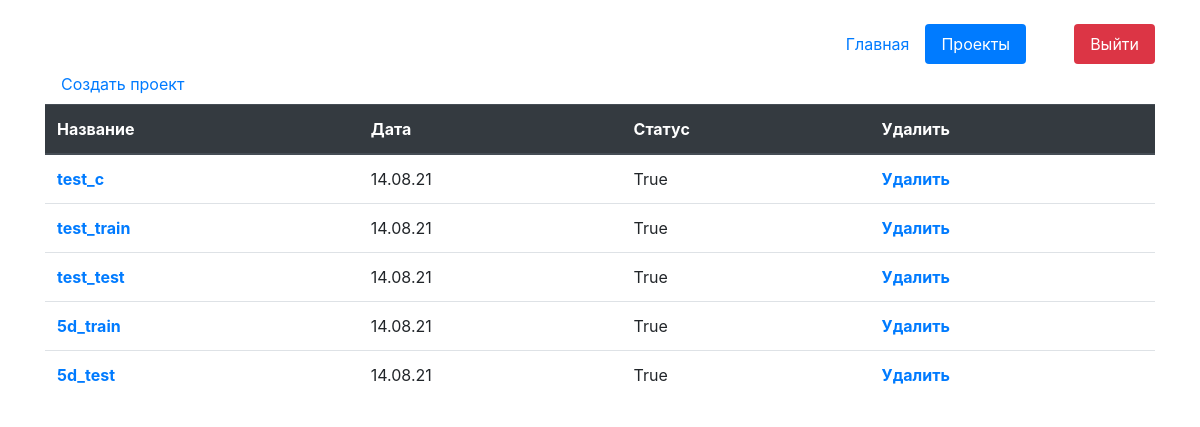
Before: /projects (signed in) with the older database file.
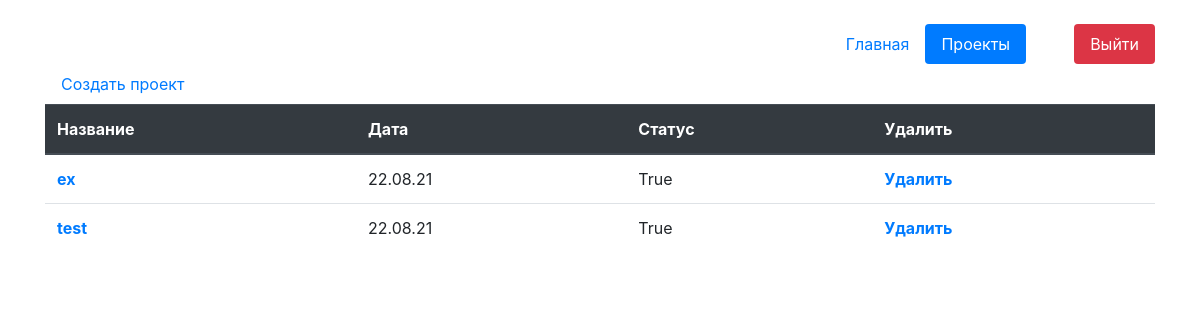
After: the same page with the newer database file.
### f_clustering/models.py (models this page shows)
class Projects(models.Model):
	author = models.ForeignKey(User, on_delete = models.CASCADE, verbose_name='Автор', blank=True, null=True)
	date = models.DateTimeField(auto_now_add=True)
	name = models.CharField(max_length=200, verbose_name='Название')
	stage = models.IntegerField(default=0)
	status = models.BooleanField(verbose_name='Готово', default=False)
	attach = models.FileField(storage=FileSystemStorage(location='df'))
	settings = models.FileField(storage=FileSystemStorage(location='settings'))
	pca = models.FileField(storage=FileSystemStorage(location='pcas'))
	comments = models.TextField()

### f_clustering/views.py (the view)
# urls.py: path('projects', views.SpeechProjectsView.as_view(), name='projects'),
class SpeechProjectsView(ListView):
	model = Projects
	template_name = 'projects.html'
	def get_context_data(self, **kwargs):
		kwargs['data'] = Projects.objects.filter(author = self.request.user).order_by('-date')
		return super().get_context_data(**kwargs)

### f_clustering/templates/projects.html (shortened to what this page needs)
{% extends 'main.html' %}
  {% block content %}
  	<div class="container">
      {% url 'add_projects' as url_add_projects %}
      <a class="nav-link" href="{{url_add_projects}}">Создать проект</a>
      <table class="table">
        <thead class="thead-dark">
          <tr>
            <th scope="col">Название</th>
            <th scope="col">Дата</th>
            <th scope="col">Статус</th>
            <th scope="col">Удалить</th>
          </tr>
        </thead>
        <tbody>
          {% for i in data %}
            <tr>
              {% if i.status %}
                <th scope="row"><a href="{% url 'start_project' i.id %}">{{i.name}}</a></td>
              {% else %}
                <th scope="row"><p>{{i.name}}</p></td>
              {% endif %}
              <td>{{i.date|date:'d.m.y'}}</td>
              <td>{{i.status}}</td>
              <th scope="row"><a href="{% url 'delete_project' i.id %}">Удалить</a></td>
            </tr>
          {% endfor %}
      </table>
  	</div>
  {% endblock %}

### f_clustering/templates/main.html (shortened to what this page needs)
<!doctype html>
<html lang="en">
  <head>
    <link rel="stylesheet" href="https://stackpath.bootstrapcdn.com/bootstrap/4.5.2/css/bootstrap.min.css">
  </head>
  <body>
    <div class="container mt-4">
      <ul class="nav nav-pills justify-content-end">
        <li class="nav-item">
          {% url 'block' 1 as url_block %}
          <a class="nav-link {% if url_block == request.path %} active {% endif %}" href="{{url_block}}">Главная</a>
        </li>
        {% if request.user.is_authenticated %}
          <li class="nav-item">
            {% url 'projects' as url_projects %}
            <a class="nav-link {% if url_projects == request.path %}active{% endif %}" href="{{url_projects}}">Проекты</a>
          </li>
          <li class="nav-item">
            {% url 'logout' as url_logout %}
            <a class="nav-link btn-danger ml-5" href="{{url_logout}}">Выйти</a>
          </li>
        {% endif %}
      </ul>
    </div>
    {% block content %}{% endblock %}
  </body>
</html>

Changed rows visible on the page:
removed Projects: name "test_c", date "14.08.21", status "True"
removed Projects: name "test_train", date "14.08.21", status "True"
removed Projects: name "test_test", date "14.08.21", status "True"
removed Projects: name "5d_train", date "14.08.21", status "True"
removed Projects: name "5d_test", date "14.08.21", status "True"
added Projects: name "ex", date "22.08.21", status "True"
added Projects: name "test", date "22.08.21", status "True"
